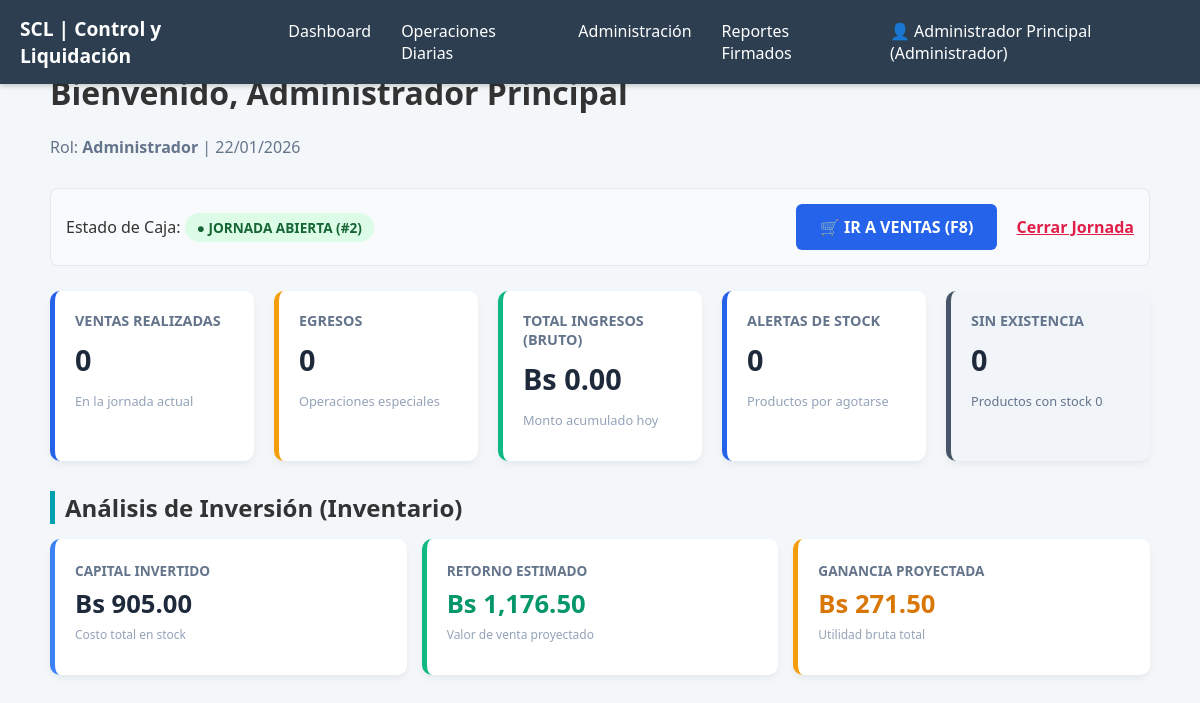
Page /dashboard.php (signed in) on the earlier database version.
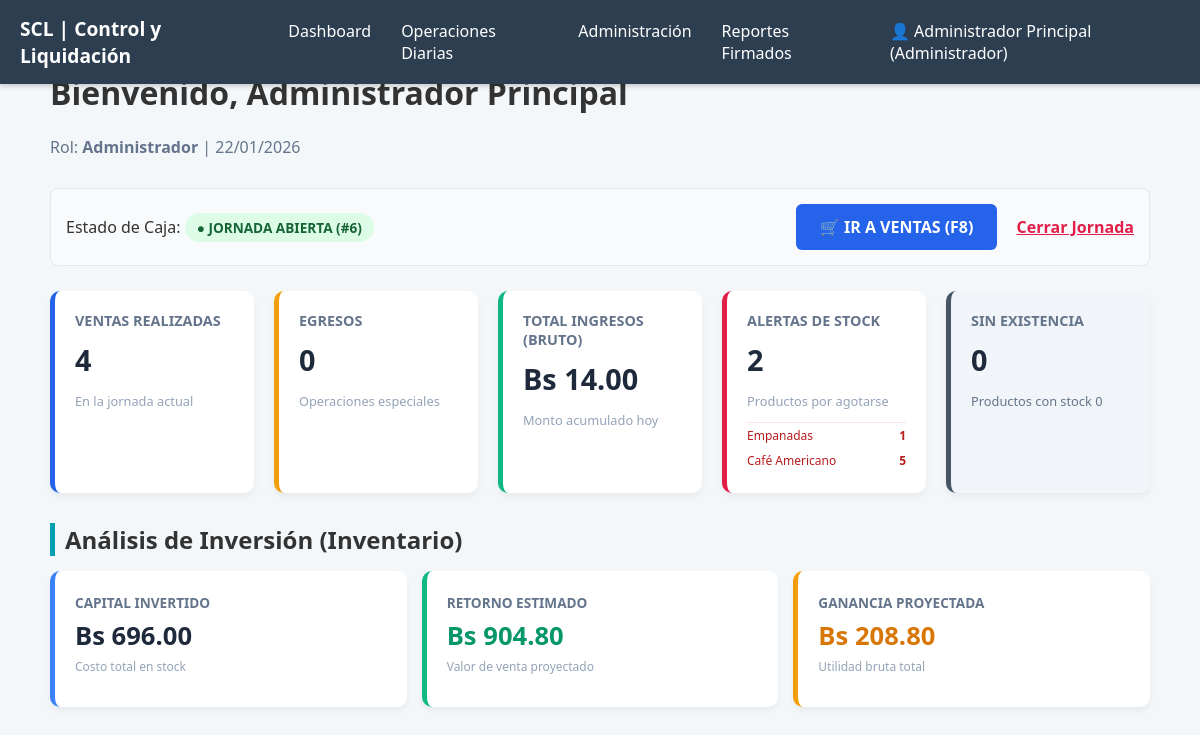
Same page on the later database version.
### tables this page shows
CREATE TABLE `control_jornadas` (
  `id_jornada` int(11) NOT NULL,
  `fecha_apertura` datetime DEFAULT NULL,
  `id_usuario_apertura_fk` int(11) DEFAULT NULL,
  `id_usuario_cierre_fk` int(11) DEFAULT NULL,
  `monto_apertura` decimal(10,2) NOT NULL,
  `monto_ventas_sistema` decimal(10,2) DEFAULT 0.00,
  `monto_conteo_fisico` decimal(10,2) DEFAULT 0.00,
  `diferencia` decimal(10,2) DEFAULT 0.00,
  `estado_jornada` varchar(20) DEFAULT 'Abierta',
  `notas` text DEFAULT NULL,
  `apertura_timestamp` timestamp NOT NULL DEFAULT current_timestamp(),
  `cierre_timestamp` datetime DEFAULT NULL,
  `fecha_cierre` datetime DEFAULT NULL,
  `monto_cierre_real` decimal(10,2) DEFAULT NULL,
  `observaciones` text DEFAULT NULL
);

CREATE TABLE `inventario` (
  `id_producto` int(11) NOT NULL,
  `nombre_producto` varchar(100) NOT NULL,
  `stock_actual` int(11) NOT NULL,
  `costo_unitario` decimal(10,2) NOT NULL,
  `ultima_venta_fecha` date DEFAULT NULL
);

### includes/auth.php (called while the page is built, shortened)
<?php
function obtenerJornadaActiva($conn) {
    $sql = "SELECT id_jornada FROM control_jornadas WHERE estado_jornada IN ('Abierta', '1') LIMIT 1";
    $res = $conn->query($sql);
    if ($res && $res->num_rows > 0) {
        $row = $res->fetch_assoc();
        return $row['id_jornada'];
    }
    return false;
}
?>

### dashboard.php (the view, shortened to what the changed rows need)
<?php
include 'includes/auth.php';
include 'includes/db_connect.php';
$id_jornada_activa = obtenerJornadaActiva($conn);
$ventas_hoy = 0;
$monto_hoy = 0.00;
$inversion = 0;
$venta_est = 0;
$utilidad_est = 0;
if ($id_jornada_activa) {
    $sql_conteo = "SELECT COUNT(id_registro) as total_c
                   FROM transacciones
                   WHERE id_jornada_fk = $id_jornada_activa AND es_egreso = 0";
    $res_c = $conn->query($sql_conteo);
    if ($res_c) {
        $ventas_hoy = $res_c->fetch_assoc()['total_c'] ?? 0;
    }
    $sql_monto = "SELECT SUM(dp.monto_pago) as total_m
                  FROM detalle_pago dp
                  JOIN transacciones t ON dp.id_transaccion_fk = t.id_registro
                  WHERE t.id_jornada_fk = $id_jornada_activa AND t.es_egreso = 0";
    $res_m = $conn->query($sql_monto);
    if ($res_m) {
        $monto_hoy = $res_m->fetch_assoc()['total_m'] ?? 0.00;
    }
}
$sql_valorizacion = "SELECT
    SUM(stock_actual * costo_unitario) as inversion_total,
    SUM(stock_actual * costo_unitario * (1 + (SELECT COALESCE(margen_ganancia_estandar, 30) / 100 FROM parametros_negocio LIMIT 1))) as venta_proyectada
    FROM inventario";
$res_val = $conn->query($sql_valorizacion);
if ($res_val) {
    $data_val = $res_val->fetch_assoc();
    $inversion = $data_val['inversion_total'] ?? 0;
    $venta_est = $data_val['venta_proyectada'] ?? 0;
    $utilidad_est = $venta_est - $inversion;
}
$res_inv = $conn->query("SELECT COUNT(*) as criticos FROM inventario WHERE stock_actual <= 5 AND stock_actual > 0");
$productos_criticos = $res_inv->fetch_assoc()['criticos'] ?? 0;
?>
<!DOCTYPE html>
<html lang="es">
<head>
    <link rel="stylesheet" href="css/style.css">
</head>
<body>
    <div style="padding: 30px; max-width: 1200px; margin: 0 auto;">
        <header style="margin-bottom: 30px;">
            <h1>Bienvenido, <?php echo htmlspecialchars($_SESSION['user_full_name'] ?? 'Usuario'); ?></h1>
        </header>
        <div class="status-bar">
            <div>
                <span>Estado de Caja: </span>
                <?php if ($id_jornada_activa): ?>
                    <span class="badge badge-open">● JORNADA ABIERTA (#<?php echo $id_jornada_activa; ?>)</span>
                <?php else: ?>
                    <span class="badge badge-closed">○ JORNADA CERRADA</span>
                <?php endif; ?>
            </div>
        </div>
        <div class="dashboard-grid">
            <div class="card">
                <h3>Ventas Realizadas</h3>
                <div class="valor"><?php echo $ventas_hoy; ?></div>
                <p style="font-size: 0.8rem; color: #94a3b8;">En la jornada actual</p>
            </div>
            <div class="card exito">
                <h3>Total Ingresos (Bruto)</h3>
                <div class="valor">Bs <?php echo number_format($monto_hoy, 2); ?></div>
                <p style="font-size: 0.8rem; color: #94a3b8;">Monto acumulado hoy</p>
            </div>
            <div class="card <?php echo ($productos_criticos > 0) ? 'critico' : ''; ?>">
                <h3>Alertas de Stock</h3>
                <div class="valor"><?php echo $productos_criticos; ?></div>
                <p style="font-size: 0.8rem; color: #94a3b8;">Productos por agotarse</p>
                <?php if ($productos_criticos > 0): ?>
                    <div style="margin-top: 10px; border-top: 1px solid #fee2e2; pt: 10px;">
                        <ul style="margin: 0; padding: 0; list-style: none; max-height: 120px; overflow-y: auto;">
                            <?php
                            $res_bajos = $conn->query("SELECT nombre_producto, stock_actual FROM inventario WHERE stock_actual <= 5 AND stock_actual > 0 ORDER BY stock_actual ASC LIMIT 10");
                            while($p_bajo = $res_bajos->fetch_assoc()):
                            ?>
                                <li style="font-size: 0.75rem; color: #b91c1c; padding: 4px 0; display: flex; justify-content: space-between;">
                                    <span><?php echo htmlspecialchars($p_bajo['nombre_producto']); ?></span>
                                    <strong><?php echo $p_bajo['stock_actual']; ?></strong>
                                </li>
                            <?php endwhile; ?>
                        </ul>
                    </div>
                <?php endif; ?>
            </div>
        </div>
        <h2 style="margin-top: 30px;">Análisis de Inversión (Inventario)</h2>
        <div style="display: flex; gap: 15px; margin-bottom: 25px; flex-wrap: nowrap;">
            <div class="card" style="flex: 1; border-left: 5px solid #3b82f6; min-width: 200px;">
                <span style="color: #64748b; font-size: 0.85rem; font-weight: bold; text-transform: uppercase;">Capital Invertido</span>
                <div style="font-size: 1.6rem; font-weight: bold; color: #1e293b; margin-top: 5px;">
                    Bs <?php echo number_format($inversion, 2); ?>
                </div>
                <p style="font-size: 0.75rem; color: #94a3b8; margin-top: 5px;">Costo total en stock</p>
            </div>
            <div class="card" style="flex: 1; border-left: 5px solid #10b981; min-width: 200px;">
                <span style="color: #64748b; font-size: 0.85rem; font-weight: bold; text-transform: uppercase;">Retorno Estimado</span>
                <div style="font-size: 1.6rem; font-weight: bold; color: #059669; margin-top: 5px;">
                    Bs <?php echo number_format($venta_est, 2); ?>
                </div>
                <p style="font-size: 0.75rem; color: #94a3b8; margin-top: 5px;">Valor de venta proyectado</p>
            </div>
            <div class="card" style="flex: 1; border-left: 5px solid #f59e0b; min-width: 200px;">
                <span style="color: #64748b; font-size: 0.85rem; font-weight: bold; text-transform: uppercase;">Ganancia Proyectada</span>
                <div style="font-size: 1.6rem; font-weight: bold; color: #d97706; margin-top: 5px;">
                    Bs <?php echo number_format($utilidad_est, 2); ?>
                </div>
                <p style="font-size: 0.75rem; color: #94a3b8; margin-top: 5px;">Utilidad bruta total</p>
            </div>
        </div>
    </div>
</body>
</html>

Differences in the rows shown:
no longer on this page (row edited): control_jornadas: id_jornada "2"
added control_jornadas: id_jornada "6"
added inventario: nombre_producto "Empanadas", stock_actual "1"
now on this page (row edited): inventario: nombre_producto "Café Americano", stock_actual "5"
Other differences:
$ventas_hoy: "0" → "4"
$monto_hoy: "0.00" → "14.00"
$productos_criticos: "0" → "2"
$inversion: "905.00" → "696.00"
$venta_est: "1,176.50" → "904.80"
$utilidad_est: "271.50" → "208.80"
